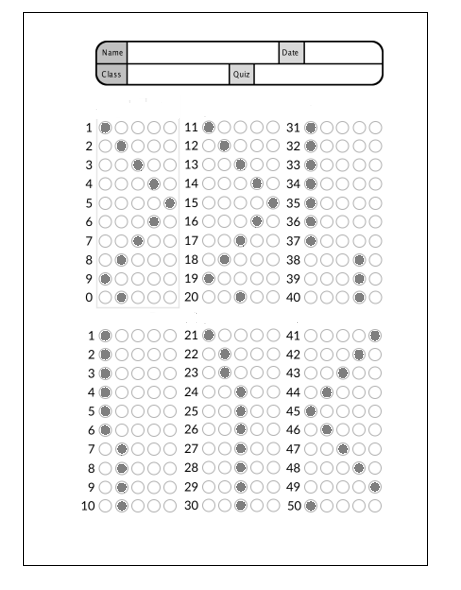
#> input picture omr.png, 461 x 590 px
$ python module1.py
#> lines starting #> are read from the running program, lines starting #| are printed output that depends on the picture; after the words box and inside, x2 and y2 are one past the last pixel; in counts of white or black regions, pixels touching at a corner belong together
### four_point.py
import numpy as np
import cv2
def order_points(pts):
	# initialzie a list of coordinates that will be ordered
	# such that the first entry in the list is the top-left,
	# the second entry is the top-right, the third is the
	# bottom-right, and the fourth is the bottom-left
	rect = np.zeros((4, 2), dtype = "float32")
	# the top-left point will have the smallest sum, whereas
	# the bottom-right point will have the largest sum
	s = pts.sum(axis = 1)
	rect[0] = pts[np.argmin(s)]
	rect[2] = pts[np.argmax(s)]
	# now, compute the difference between the points, the
	# top-right point will have the smallest difference,
	# whereas the bottom-left will have the largest difference
	diff = np.diff(pts, axis = 1)
	rect[1] = pts[np.argmin(diff)]
	rect[3] = pts[np.argmax(diff)]
	# return the ordered coordinates
	return rect

def four_point_transform(image, pts):
	# obtain a consistent order of the points and unpack them
	# individually
	rect = order_points(pts)
	(tl, tr, br, bl) = rect
	# compute the width of the new image, which will be the
	# maximum distance between bottom-right and bottom-left
	# x-coordiates or the top-right and top-left x-coordinates
	widthA = np.sqrt(((br[0] - bl[0]) ** 2) + ((br[1] - bl[1]) ** 2))
	widthB = np.sqrt(((tr[0] - tl[0]) ** 2) + ((tr[1] - tl[1]) ** 2))
	maxWidth = max(int(widthA), int(widthB))
	# compute the height of the new image, which will be the
	# maximum distance between the top-right and bottom-right
	# y-coordinates or the top-left and bottom-left y-coordinates
	heightA = np.sqrt(((tr[0] - br[0]) ** 2) + ((tr[1] - br[1]) ** 2))
	heightB = np.sqrt(((tl[0] - bl[0]) ** 2) + ((tl[1] - bl[1]) ** 2))
	maxHeight = max(int(heightA), int(heightB))
	# now that we have the dimensions of the new image, construct
	# the set of destination points to obtain a "birds eye view",
	# (i.e. top-down view) of the image, again specifying points
	# in the top-left, top-right, bottom-right, and bottom-left
	# order
	dst = np.array([
		[0, 0],
		[maxWidth - 1, 0],
		[maxWidth - 1, maxHeight - 1],
		[0, maxHeight - 1]], dtype = "float32")
	# compute the perspective transform matrix and then apply it
	M = cv2.getPerspectiveTransform(rect, dst)
	warped = cv2.warpPerspective(image, M, (maxWidth, maxHeight))
	# return the warped image
	return warped

### module1.py
import cv2
import numpy as np
import imutils
from imutils import contours
import four_point

Answer_key= {0:1, 1:4, 2:0, 3:2, 4:0}

image= cv2.imread("omr.png")
#> image is the input picture: shape (590, 461, 3); min 0, max 255, mean 243.9
gray= cv2.cvtColor(image, cv2.COLOR_BGR2GRAY)
blurred= cv2.GaussianBlur(gray, (5,5), 0)
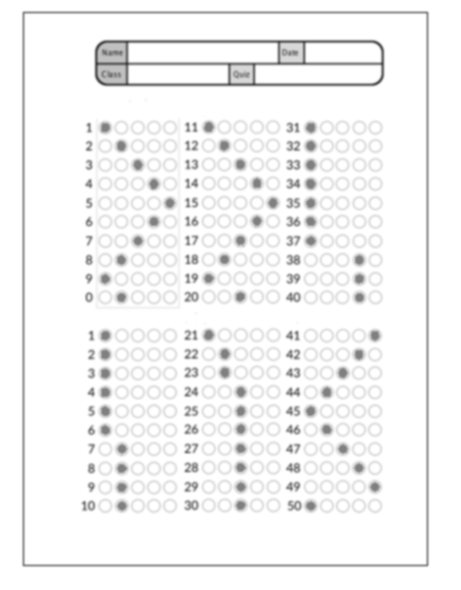
#> blurred: shape (590, 461); min 65, max 255, mean 243.9
edged= cv2.Canny(blurred, 75, 200)
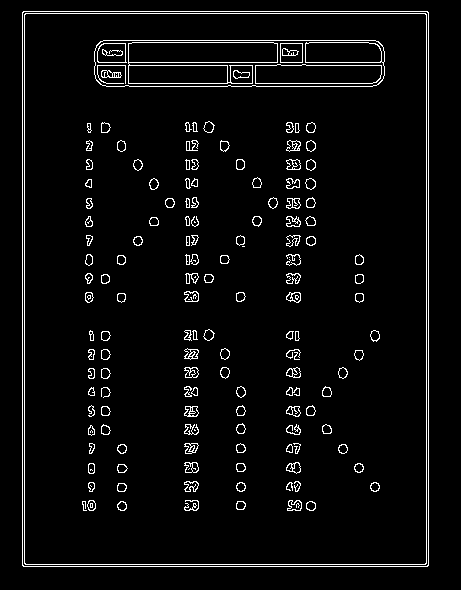
#> edged: shape (590, 461); 4.2% white in thin lines or dots, all inside (x1, y1, x2, y2) = (22, 11, 429, 567)
cnts= cv2.findContours(edged, cv2.RETR_EXTERNAL, cv2.CHAIN_APPROX_SIMPLE)
#> cnts = 1 contour; box (x1, y1, x2, y2) and area: (22, 11, 429, 567) 225328
cnts= imutils.grab_contours(cnts)
#> cnts = 1 item
docCnt= None

if len(cnts)>0:
    cnts= sorted(cnts, key=cv2.contourArea, reverse=True)

    for c in cnts:
        peri= cv2.arcLength(c, True)
        approx= cv2.approxPolyDP(c, 0.02*peri, True)

        if(len(approx) == 4):
            docCnt= approx
            break
#> this loop made 1 pass
#> (peri, docCnt) on pass 1: (1919.7, [[23, 11], [22, 565], [427, 566], [428, 12]])

paper= four_point.four_point_transform(image, docCnt.reshape(4, 2))
#> in order_points, `s = pts.sum(axis = 1)`: s = [34, 587, 993, 440]
#> in order_points, `diff = np.diff(pts, axis = 1)`: diff = [-12, 543, 139, -416]
#> in four_point_transform, `rect = order_points(pts)`: rect = [[23, 11], [428, 12], [427, 566], [22, 565]]
#> in four_point_transform, `(tl, tr, br, bl) = rect`: tl = [23, 11]; tr = [428, 12]; br = [427, 566]; bl = [22, 565]
#> in four_point_transform, `widthA = np.sqrt(((br[0] - bl[0]) ** 2) + ((br[1] - bl[1]) ** 2))`: widthA = 405
#> in four_point_transform, `heightA = np.sqrt(((tr[0] - br[0]) ** 2) + ((tr[1] - br[1]) ** 2))`: heightA = 554
#> in four_point_transform, `dst = np.array([ [0, 0], [maxWidth - 1, 0], [maxWidth - 1, maxHeight -..`: dst = [[0, 0], [404, 0], [404, 553], [0, 553]]
#> in four_point_transform, `M = cv2.getPerspectiveTransform(rect, dst)`: M = [[0.998, 0.0018, -22.96], [-0.00246, 0.998, -10.92], [-3.25e-19, 4.7e-20, 1]]
#> in four_point_transform, `warped = cv2.warpPerspective(image, M, (maxWidth, maxHeight))`:
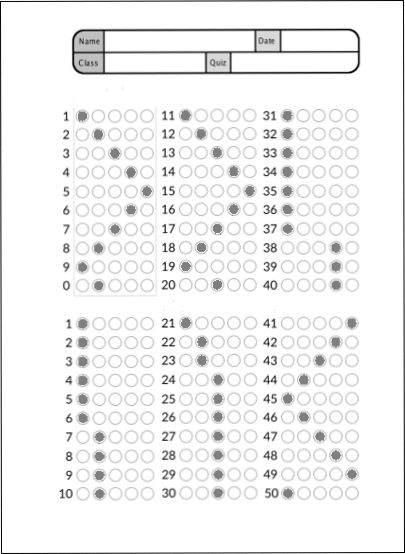
#> warped: shape (554, 405, 3); min 0, max 255, mean 241.6
warped=  four_point.four_point_transform(gray, docCnt.reshape(4, 2))
thresh= cv2.threshold(warped, 0, 255, cv2.THRESH_BINARY_INV| cv2.THRESH_OTSU)[1]
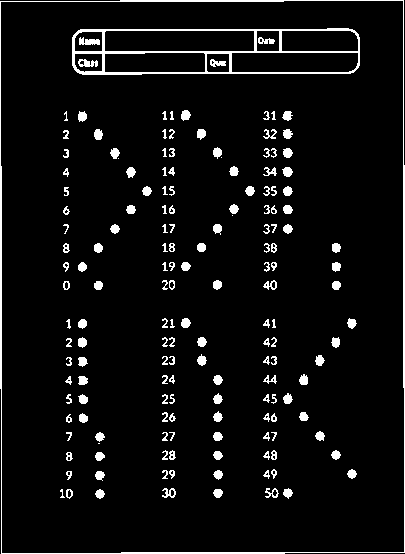
#> thresh: shape (554, 405); 5.8% white; 165 white regions (5 under 20 px)
cnts= cv2.findContours(thresh, cv2.RETR_EXTERNAL, cv2.CHAIN_APPROX_SIMPLE)
#> cnts = 1 contour; box (x1, y1, x2, y2) and area: (0, 0, 405, 554) 222844
cnts= imutils.grab_contours(cnts)
questionCnts=[]

for c in cnts:
    (x, y, w, h)= cv2.boundingRect(c)
    ar= w/ float(h)
    if w>=20 and h>=20 and ar >=0.9 and ar<= 1.1:
        questionCnts.append(c)
#> this loop made 1 pass
#> (x, y, w, h, ar) on pass 1: (0, 0, 405, 554, 0.731)
#> after the loop, questionCnts = []
#sorting the contours from top to botton
#> (the run stopped early here; a loop or call above may not have finished)
